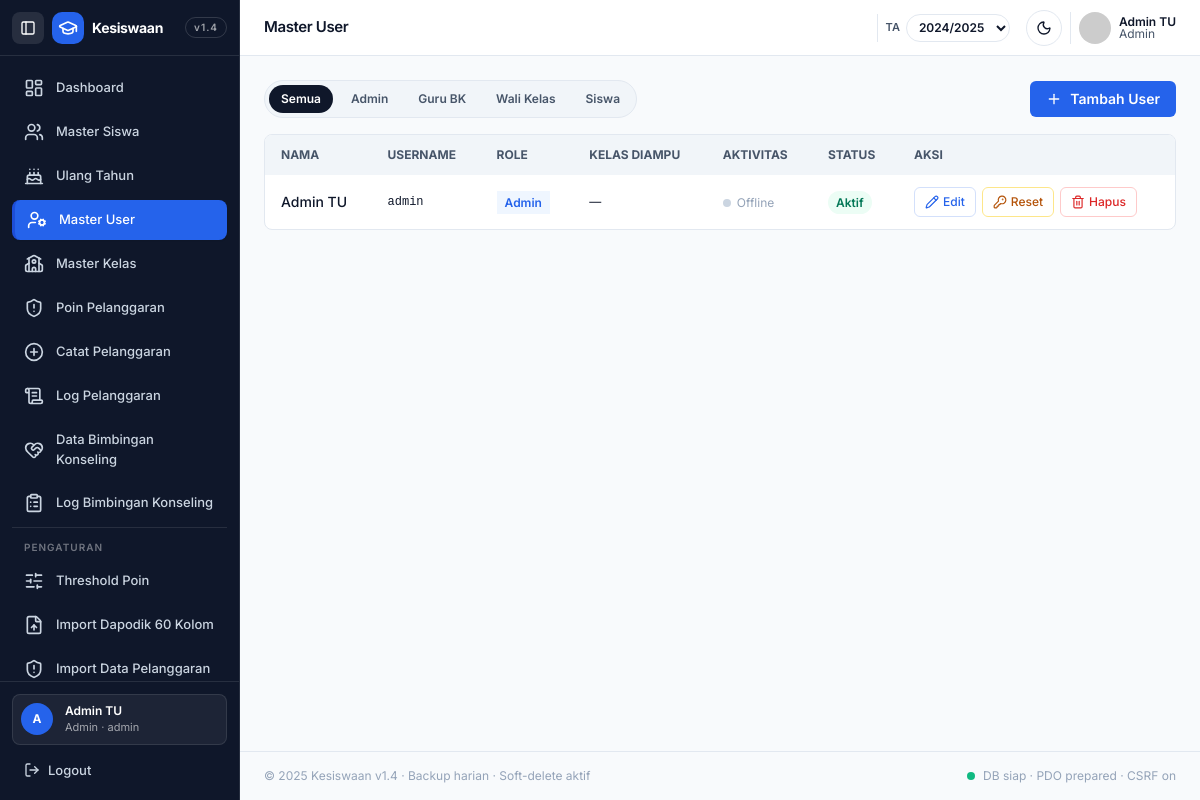
/user/index.php (signed in), run on the app's committed database.
### tables this page shows
CREATE TABLE IF NOT EXISTS users (
  id BIGINT AUTO_INCREMENT PRIMARY KEY,
  nama VARCHAR(100) NOT NULL,
  username VARCHAR(100) NOT NULL UNIQUE,
  password_hash VARCHAR(255) NOT NULL,
  role ENUM('Admin','Guru BK','Wali Kelas','Siswa') NOT NULL DEFAULT 'Admin',
  nip VARCHAR(50) NULL,
  status ENUM('Aktif','Nonaktif') NOT NULL DEFAULT 'Aktif',
  last_seen DATETIME NULL,
  deleted_at DATETIME NULL,
  created_at TIMESTAMP DEFAULT CURRENT_TIMESTAMP,
  updated_at TIMESTAMP DEFAULT CURRENT_TIMESTAMP ON UPDATE CURRENT_TIMESTAMP,
  INDEX idx_users_username (username)
);

### includes/auth.php (called while the page is built, shortened)
<?php
function current_user(){
  return $_SESSION['user'] ?? null;
}
function role_can(string $feature): bool {
  $role = current_user()['role'] ?? '';
  return match($feature){
    'view_dashboard' => in_array($role, ['Admin','Guru BK','Wali Kelas','Siswa'], true),
    'view_siswa' => in_array($role, ['Admin','Guru BK','Wali Kelas','Siswa'], true),
    'mutate_siswa' => in_array($role, ['Admin','Guru BK','Wali Kelas'], true),
    'view_ultah' => in_array($role, ['Admin','Guru BK','Wali Kelas'], true),
    'view_user' => $role==='Admin',
    'mutate_user' => $role==='Admin',
    'view_kelas' => $role==='Admin',
    'mutate_kelas' => $role==='Admin',
    'view_pelanggaran_master' => in_array($role, ['Admin','Guru BK'], true),
    'mutate_pelanggaran_master' => in_array($role, ['Admin','Guru BK'], true),
    'view_catat_pelanggaran' => in_array($role, ['Admin','Guru BK','Wali Kelas'], true),
    'mutate_catat_pelanggaran' => in_array($role, ['Admin','Guru BK','Wali Kelas'], true),
    'view_log_pelanggaran' => in_array($role, ['Admin','Guru BK','Wali Kelas'], true),
    'view_bk' => in_array($role, ['Admin','Guru BK'], true),
    'mutate_bk' => in_array($role, ['Admin','Guru BK'], true),
    'view_bk_log' => in_array($role, ['Admin','Guru BK'], true),
    'view_pengaturan' => $role==='Admin',
    'mutate_pengaturan' => $role==='Admin',
    'edit_kesehatan' => in_array($role, ['Admin','Guru BK','Wali Kelas'], true),
    'edit_poin' => in_array($role, ['Admin','Guru BK'], true),
    'view_siswa_readonly' => $role==='Siswa',
    default => false,
  };
}

### includes/ta.php (called while the page is built, shortened)
<?php
function get_ta_aktif($pdo){
  try{ $v=$pdo->query("SELECT value FROM settings WHERE key_name='tahun_ajaran_aktif' LIMIT 1")->fetchColumn(); if($v){ $_SESSION['ta_aktif']=$v; return $v; } }catch(Throwable $e){}
  try{ $v=$pdo->query("SELECT tahun_ajaran FROM kelas WHERE deleted_at IS NULL ORDER BY tahun_ajaran DESC LIMIT 1")->fetchColumn(); if($v){ $_SESSION['ta_aktif']=$v; return $v; } }catch(Throwable $e){}
  $def=date('Y').'/'.(date('Y')+1); $_SESSION['ta_aktif']=$def; return $def;
}
function list_ta_options($pdo){
  try{
    $rows=$pdo->query("SELECT DISTINCT tahun_ajaran FROM kelas WHERE deleted_at IS NULL AND tahun_ajaran<>'' ORDER BY tahun_ajaran DESC")->fetchAll(PDO::FETCH_COLUMN);
    if($rows) return $rows;
  }catch(Throwable $e){}
  return [date('Y').'/'.(date('Y')+1)];
}

### user/index.php (the view, shortened to what this page needs)
<?php
$active='user'; $title='Master User';
require __DIR__.'/../includes/auth.php';
$tab=$_GET['role']??'semua';
$users=[];
try{
  $users=$pdo->query("SELECT u.id,u.nama,u.username,u.role,u.status,u.last_seen,
    (SELECT GROUP_CONCAT(k.nama_kelas SEPARATOR ', ') FROM kelas k WHERE k.wali_kelas_id=u.id AND k.deleted_at IS NULL) AS kelas
    FROM users u WHERE u.deleted_at IS NULL ORDER BY FIELD(u.role,'Admin','Guru BK','Wali Kelas','Siswa'),u.nama")->fetchAll();
}catch(Throwable $e){ $users=[]; }
$h=fn($v)=>htmlspecialchars((string)$v);
$isOnline=fn($u)=>!empty($u['last_seen']) && (time()-(int)strtotime($u['last_seen']))<300;
function onlineBadge(bool $on){ return $on
  ? '<span class="inline-flex items-center gap-1.5 text-xs"><span class="w-2 h-2 rounded-full bg-emerald-500 animate-pulse"></span><span class="font-semibold text-emerald-600">Online</span></span>'
  : '<span class="inline-flex items-center gap-1.5 text-xs"><span class="w-2 h-2 rounded-full bg-slate-300 dark:bg-slate-600"></span><span class="text-[#94A3B8]">Offline</span></span>'; }
function roleBadge($r){ return match($r){'Admin'=>'bg-[#EFF6FF] text-[#2563EB]','Guru BK'=>'bg-emerald-50 text-emerald-700','Wali Kelas'=>'bg-amber-50 text-amber-700','Siswa'=>'bg-slate-100 text-slate-700', default=>'bg-slate-100 text-slate-600'}; }
require __DIR__.'/../includes/header.php';
?>
<div class="flex flex-wrap gap-2 items-center justify-between">
  <div class="flex gap-1.5 p-1 rounded-full bg-[#F1F5F9] dark:bg-[#0F172A] border border-[#E2E8F0] dark:border-[#334155]">
    <?php foreach(['semua'=>'Semua','Admin'=>'Admin','Guru BK'=>'Guru BK','Wali Kelas'=>'Wali Kelas','Siswa'=>'Siswa'] as $k=>$l): $on=$tab===$k||($tab==='semua'&&$k==='semua'); ?>
      <a href="?role=<?=urlencode($k)?>" class="px-3 py-1.5 rounded-full text-xs font-semibold <?= $on?'bg-[#0F172A] text-white dark:bg-white dark:text-[#0F172A]':'text-[#475569] dark:text-[#94A3B8] hover:text-[#0F172A]' ?>"><?=$l?></a>
    <?php endforeach; ?>
  </div>
  <a href="/kesiswaanv2/user/tambah.php" class="inline-flex items-center gap-2 h-9 px-4 rounded-input bg-[#2563EB] hover:bg-[#1D4ED8] text-white text-sm font-semibold"><i data-lucide="plus" class="w-4 h-4"></i> Tambah User</a>
</div>
<div class="hidden md:block bg-white dark:bg-[#1E293B] border border-[#E2E8F0] dark:border-[#334155] rounded-card overflow-hidden mt-4">
  <table class="w-full text-sm">
    <thead class="bg-[#F1F5F9] dark:bg-[#0F172A] text-xs uppercase text-[#475569] dark:text-[#94A3B8]"><tr><th class="px-4 py-3 text-left">Nama</th><th class="px-4 py-3 text-left">Username</th><th class="px-4 py-3 text-left">Role</th><th class="px-4 py-3 text-left">Kelas Diampu</th><th class="px-4 py-3 text-left">Aktivitas</th><th class="px-4 py-3 text-left">Status</th><th class="px-4 py-3 text-left">Aksi</th></tr></thead>
    <tbody class="divide-y divide-[#E2E8F0] dark:divide-[#334155]">
      <?php $shown=0; foreach($users as $u): if($tab!=='semua'&&$u['role']!==$tab) continue; $shown++; ?>
      <tr class="hover:bg-[#F8FAFC] dark:hover:bg-white/[0.03]">
        <td class="px-4 py-3 font-medium"><?=$h($u['nama'])?></td>
        <td class="px-4 py-3 text-xs font-mono"><?=$h($u['username'])?></td>
        <td class="px-4 py-3"><span class="px-2 py-1 rounded-badge text-xs font-semibold <?=roleBadge($u['role'])?>"><?=$h($u['role'])?></span></td>
        <td class="px-4 py-3 text-xs"><?= $u['kelas']!==null&&$u['kelas']!=='' ? $h($u['kelas']) : '—' ?></td>
        <td class="px-4 py-3"><?=onlineBadge($isOnline($u))?></td>
        <td class="px-4 py-3"><span class="px-2 py-1 rounded-full text-xs font-semibold <?= $u['status']==='Aktif'?'bg-emerald-50 text-emerald-700':'bg-[#FEE2E2] text-[#DC2626]' ?>"><?=$h($u['status'])?></span></td>
        <td class="px-4 py-3">
          <div class="flex gap-1.5">
            <a href="/kesiswaanv2/user/edit.php?id=<?=$u['id']?>" class="inline-flex items-center gap-1 px-2.5 py-1.5 rounded-input border border-[#2563EB]/20 text-[#2563EB] text-xs font-medium hover:bg-[#EFF6FF]"><i data-lucide="pencil" class="w-3.5 h-3.5"></i> Edit</a>
            <button onclick="resetPw(<?=$u['id']?>,'<?=$h($u['username'])?>')" class="inline-flex items-center gap-1 px-2.5 py-1.5 rounded-input border border-amber-200 text-amber-700 text-xs font-medium hover:bg-amber-50"><i data-lucide="key-round" class="w-3.5 h-3.5"></i> Reset</button>
            <button onclick="delUser(<?=$u['id']?>,'<?=$h($u['username'])?>')" class="inline-flex items-center gap-1 px-2.5 py-1.5 rounded-input border border-red-200 text-[#DC2626] text-xs font-medium hover:bg-[#FFF1F2]"><i data-lucide="trash-2" class="w-3.5 h-3.5"></i> Hapus</button>
          </div>
        </td>
      </tr>
      <?php endforeach; if(!$shown): ?><tr><td colspan="7" class="px-4 py-6 text-center text-xs text-[#94A3B8]">Belum ada user.</td></tr><?php endif; ?>
    </tbody>
  </table>
</div>
<?php require __DIR__.'/../includes/footer.php'; ?>

### includes/header.php (shortened to what this page needs)
<?php
require_once __DIR__.'/auth.php';
require_once __DIR__.'/ta.php';
$u = current_user();
$active = $active ?? '';
$title = $title ?? 'Kesiswaan';
$ta_aktif=null; $ta_list=[];
if(isset($pdo)&&$pdo){ $ta_aktif=get_ta_aktif($pdo); $ta_list=list_ta_options($pdo); }
function navItem($key,$href,$icon,$label,$active){ $on=$active===$key;
  $base='flex items-center gap-3 px-3 py-2.5 rounded-[8px] text-[13px] font-medium transition-colors';
  $cls=$on?'bg-[#2563EB] text-white shadow-sm border-l-[3px] border-[#1D4ED8]':'text-slate-300 hover:bg-white/[0.06] hover:text-white';
  return '<a href="'.$href.'" class="'.$base.' '.$cls.'"><i data-lucide="'.$icon.'" class="w-5 h-5 shrink-0"></i><span class="nav-label">'.$label.'</span></a>';
}
?>
<!DOCTYPE html>
<html lang="id" class="h-full">
<head>
<script src="https://cdn.tailwindcss.com"></script>
</head>
<body class="h-full bg-[#F8FAFC] dark:bg-[#0F172A] text-[#0F172A] dark:text-[#F1F5F9] antialiased overflow-x-hidden">
<aside id="sidebar" class="fixed left-0 top-0 h-[100dvh] w-[240px] bg-[#0F172A] border-r border-white/10 flex flex-col z-40 transition-all duration-200 overflow-hidden">
  <div class="h-14 flex items-center gap-2 px-3 border-b border-white/10 shrink-0">
    <button id="collapseBtn" class="w-8 h-8 rounded-lg bg-white/10 hover:bg-white/15 flex items-center justify-center text-white shrink-0" aria-label="Toggle sidebar"><i data-lucide="panel-left" class="w-4 h-4"></i></button>
    <div class="w-8 h-8 rounded-[10px] bg-[#2563EB] flex items-center justify-center shrink-0"><i data-lucide="graduation-cap" class="w-5 h-5 text-white"></i></div>
    <span class="logo-text font-bold text-white text-sm tracking-tight whitespace-nowrap">Kesiswaan</span>
    <span class="logo-text ml-auto text-[10px] tracking-widest font-semibold text-white/60 border border-white/15 rounded-full px-2 py-0.5">v1.4</span>
  </div>
  <nav class="flex-1 overflow-y-auto p-3 space-y-1">
    <?php if(role_can('view_dashboard')): ?><?=navItem('dashboard','/kesiswaanv2/dashboard.php','layout-dashboard','Dashboard',$active)?><?php endif; ?>
    <?php if(role_can('view_siswa')): ?><?=navItem('siswa','/kesiswaanv2/siswa/index.php','users','Master Siswa',$active)?><?php endif; ?>
    <?php if(role_can('view_ultah')): ?><?=navItem('ultah','/kesiswaanv2/siswa/ultah.php','cake','Ulang Tahun',$active)?><?php endif; ?>
    <?php if(role_can('view_user')): ?><?=navItem('user','/kesiswaanv2/user/index.php','user-cog','Master User',$active)?><?php endif; ?>
    <?php if(role_can('view_kelas')): ?><?=navItem('kelas','/kesiswaanv2/kelas/index.php','school','Master Kelas',$active)?><?php endif; ?>
    <?php if(role_can('view_pelanggaran_master')): ?><?=navItem('pelanggaran','/kesiswaanv2/pelanggaran/master.php','shield-alert','Poin Pelanggaran',$active)?><?php endif; ?>
    <?php if(role_can('view_catat_pelanggaran')): ?><?=navItem('pelanggaran_tambah','/kesiswaanv2/pelanggaran/tambah.php','plus-circle','Catat Pelanggaran',$active)?><?php endif; ?>
    <?php if(role_can('view_log_pelanggaran')): ?><?=navItem('pelanggaran_log','/kesiswaanv2/pelanggaran/log.php','scroll-text','Log Pelanggaran',$active)?><?php endif; ?>
    <?php if(role_can('view_bk')): ?><?=navItem('bk','/kesiswaanv2/bk/index.php','heart-handshake','Data Bimbingan Konseling',$active)?><?php endif; ?>
    <?php if(role_can('view_bk_log')): ?><?=navItem('bk_log','/kesiswaanv2/bk/log.php','clipboard-list','Log Bimbingan Konseling',$active)?><?php endif; ?>
    <?php if(role_can('view_pengaturan')): ?>
    <div class="pt-3 mt-3 border-t border-white/10">
      <div class="px-3 pb-1.5 text-[10px] tracking-widest font-semibold text-white/40">PENGATURAN</div>
      <div class="space-y-1">
        <?=navItem('pengaturan','/kesiswaanv2/pengaturan.php','sliders-horizontal','Threshold Poin',$active)?>
        <?=navItem('pengaturan_import','/kesiswaanv2/pengaturan/import.php','file-up','Import Dapodik 60 Kolom',$active)?>
        <?=navItem('pengaturan_pelanggaran','/kesiswaanv2/pengaturan/pelanggaran.php','shield-alert','Import Data Pelanggaran',$active)?>
      </div>
    </div>
    <?php endif; ?>
  </nav>
  <div class="p-3 border-t border-white/10">
    <div class="sidebar-meta flex items-center gap-3 px-2 py-2 rounded-lg bg-white/[0.06] border border-white/10">
      <div class="w-8 h-8 rounded-full bg-[#2563EB] flex items-center justify-center text-white text-xs font-bold"><?=$u['avatar']?></div>
      <div class="min-w-0">
        <div class="text-xs font-semibold text-white truncate"><?=htmlspecialchars($u['nama'])?></div>
        <div class="text-[11px] text-white/60 truncate"><?=htmlspecialchars($u['role'])?> · <?=htmlspecialchars($u['username'])?></div>
      </div>
    </div>
    <a href="/kesiswaanv2/logout.php" class="mt-2 flex items-center gap-2 px-3 py-2 rounded-lg text-[13px] font-medium text-slate-300 hover:bg-white/[0.06] hover:text-white transition"><i data-lucide="log-out" class="w-4 h-4"></i><span class="nav-label">Logout</span></a>
  </div>
</aside>
<div id="main" class="min-h-[100dvh] ml-[240px] flex flex-col transition-all duration-200">
  <header class="h-14 bg-white dark:bg-[#1E293B] border-b border-[#E2E8F0] dark:border-[#334155] flex items-center gap-3 px-4 sm:px-6 sticky top-0 z-20">
    <h1 class="font-semibold text-[15px] tracking-tight"><?=htmlspecialchars($title)?></h1>
    <div class="ml-auto flex items-center gap-2">
      <?php if(!empty($ta_list)): ?>
      <div class="hidden sm:flex items-center gap-1.5 pl-2 pr-2 border-l border-[#E2E8F0] dark:border-[#334155]">
        <span class="text-[11px] font-semibold text-[#475569] dark:text-[#94A3B8]">TA</span>
        <select id="taSwitcher" class="h-7 rounded-full border border-[#E2E8F0] dark:border-[#334155] bg-white dark:bg-[#1E293B] text-xs font-semibold px-2">
          <?php foreach($ta_list as $taOpt): ?><option value="<?=htmlspecialchars($taOpt)?>" <?= $taOpt===$ta_aktif?'selected':'' ?>><?=htmlspecialchars($taOpt)?></option><?php endforeach; ?>
        </select>
      </div>
      <?php endif; ?>
      <button id="themeToggle" class="w-9 h-9 rounded-full border border-[#E2E8F0] dark:border-[#334155] bg-white dark:bg-[#1E293B] flex items-center justify-center hover:bg-[#F1F5F9] dark:hover:bg-white/5"><i data-lucide="moon" class="w-4 h-4 block dark:hidden"></i><i data-lucide="sun" class="w-4 h-4 hidden dark:block"></i></button>
      <div class="hidden sm:flex items-center gap-2 pl-2 border-l border-[#E2E8F0] dark:border-[#334155]">
        <img src="https://i.pravatar.cc/100?u=<?=urlencode($u['username'])?>" alt="" class="w-8 h-8 rounded-full object-cover">
        <div class="hidden lg:block text-xs leading-none"><div class="font-semibold"><?=htmlspecialchars($u['nama'])?></div><div class="text-[#475569] dark:text-[#94A3B8]"><?=htmlspecialchars($u['role'])?></div></div>
      </div>
    </div>
  </header>
  <main class="flex-1 p-4 sm:p-6">

### includes/header.php (style rules this page uses)
* { font-family:Inter,system-ui,sans-serif }

### data on the page
users: nama "Admin TU", role "Admin", username "admin", status "Aktif"

### other printed values
$u['avatar'] "A"
$title "Master User"
$l "Semua"
$l "Admin"
$l "Guru BK"
$l "Wali Kelas"
$l "Siswa"
form field value "2024/2025"
